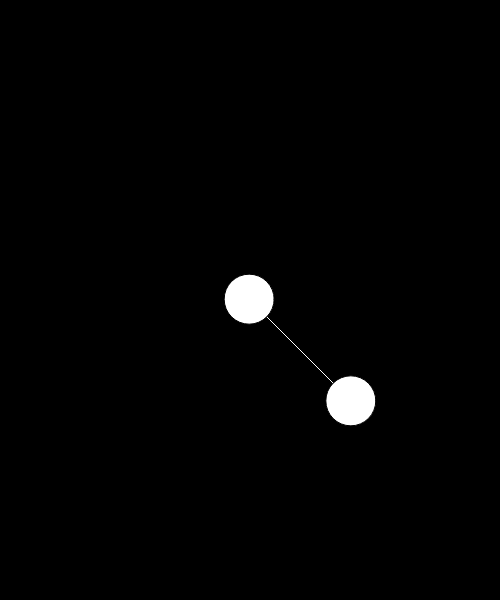
Frame 1 (no input)
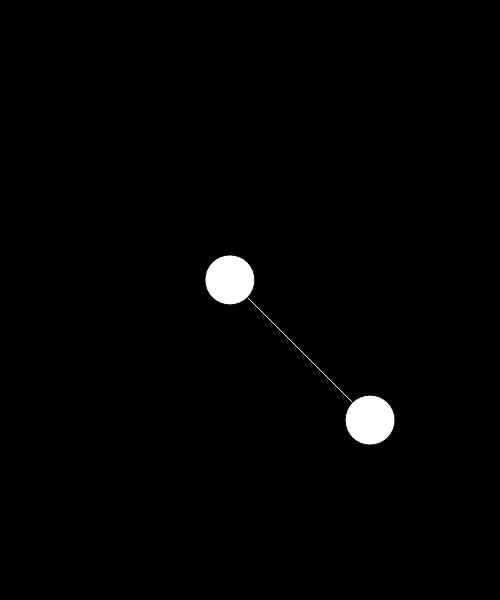
Frame 60 (no input)
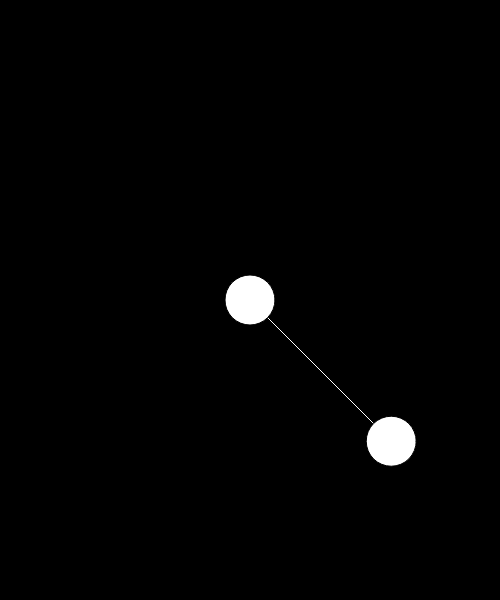
Frame 120 (the mouse pressed at the canvas centre since frame 60)

The p5.js sketch that drew these frames (run headless with seeded random() and noise() and a simulated clock; from frame 60 on, the mouse is pressed at the canvas centre):

// p5.js sketch
// ── sketch.js
"use strict";
var ballA, ballB;
var spring;


function setup() {
  createCanvas(500, 600);
  
  ballA = new Ball(width / 2, height / 2, 5);
  ballB = new Ball(width / 2 + 100, height / 2 + 100, 5);
  spring = new Spring(ballA, ballB, 200);
}

function draw() {
  background(0);


  var gravity = createVector(0,1);
  gravity.mult(ballB.mass);
  //ballB.applyForce(gravity);
  spring.update();
  spring.display();

  ballA.update();
  ballA.drag();
  ballA.display();

  ballB.update();
  ballB.drag();
  ballB.display();
}
// ── ball.js
"use strict";

class Ball {
  constructor(x, y, mass) {
    this.pos = createVector(x, y);
    this.vel = createVector();
    this.acc = createVector();
    this.mass = mass;
    this.rad = 5 * this.mass
  }

  update() {
    this.vel.add(this.acc);
    this.pos.add(this.vel);
    this.acc.mult(0);
    this.vel.mult(0.9);

  }

  applyForce(force) {
    var f = p5.Vector.div(force, this.mass);
    this.acc.add(f);
  }

  drag() {
    var distance = dist(mouseX, mouseY, this.pos.x, this.pos.y);
    if (mouseIsPressed && distance < this.rad + 50) {
      this.pos.x = mouseX;
      this.pos.y = mouseY;
    }
  }

  display() {
    push();
    translate(this.pos.x, this.pos.y);
    ellipse(0, 0, this.rad * 2);
    pop();
  }

}
// ── spring.js
"use strict";

class Spring {
  constructor(ballA, ballB, len) {
    this.ballA = ballA;
    this.ballB = ballB;
    this.len = len;
    this.k = 0.1;
  }

  update() {
    var dir = p5.Vector.sub(this.ballB.pos, this.ballA.pos);
    var distance = dir.mag();
    var stretch = distance - this.len;

    //hooke's law
    //magnitude = -1 * k * stretch
    //B - A, we got a vector from A pointing to B;

    var magnitude = -1 * this.k * stretch;

    var force = dir.copy();
    force.normalize();
    force.mult(magnitude);
    this.ballB.applyForce(force);

    var force = dir.copy();
    force.normalize();
    force.mult(magnitude);
    force.mult(-1);
    this.ballA.applyForce(force);
  }


  display() {
    push();
    stroke(255);
    line(this.ballA.pos.x, this.ballA.pos.y, this.ballB.pos.x, this.ballB.pos.y);

    pop();
  }
}
